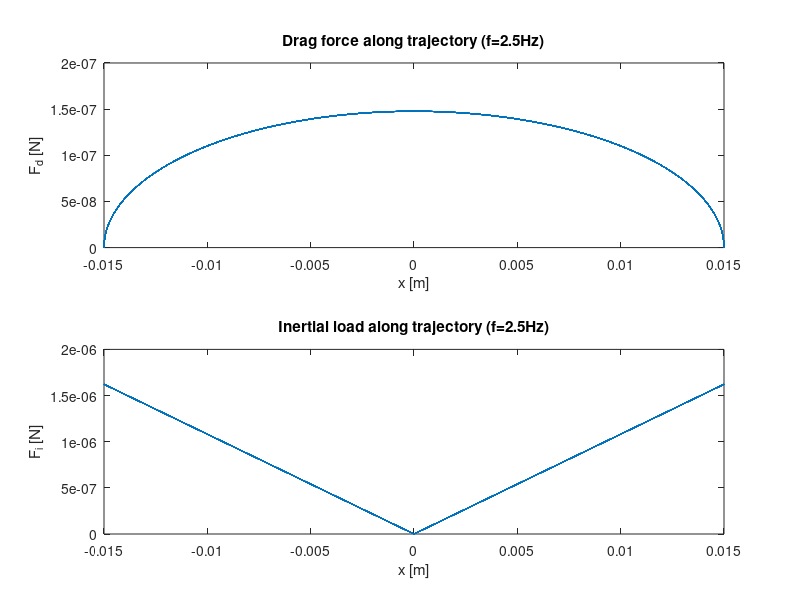

Reproduce this figure in MATLAB.
% Ex 1
%close all
clear all
clc

% initial parameters definition
t = 0:0.001:10; % time

x0 = 15e-3;                % amplitude of linear translation [m]
a  = 1.5e-3;               % radius of the sphere            [m]

p0 = 1.225;                % density of air                  [kg/m^3] - ToDo add reference
pp = 31;                   % density of styrene              [kg/m^3]
c0 = 346;                  % speed of sound in air           [m/s]
cp = (2350+1120+1840)/3;   % speed of sound in styrene       [m/s]  - https://www.engineeringtoolbox.com/sound-speed-solids-d_713.html
mu0 = 1.81e-5;             % dynamic viscosity of air        [kg/(m·s)] - ToDo add reference
m = (4/3) * pi * a^3 * pp; % mass of the sphere              [kg]

% f1 and f2 computation
f1 = 1 - (p0 * c0^2)/(p0*cp^2);

f2 = 2 * ((pp - p0) / (2 * pp + p0));


% drag force and inertial load computation for 2.5Hz
f=2.5;
x = x0 * sin(2*pi*f*t);

x_dot = x0 * 2 * pi * f * cos(2*pi*f*t);
x_ddot = -x0 * (2*pi*f)^2 * sin(2*pi*f*t);

relative_velocity = x_dot; % Assuming no fluid velocity

Re = abs(relative_velocity) * 2 * a / mu0;

% Using a simplified drag coefficient (assuming laminar flow) for low Re
c_d = 24 ./ Re;

drag = -0.5 .* p0 .* pi .* a.^2 .* abs(relative_velocity).^2 .* c_d;
inertial_load = m * x_ddot;

% plotting
figure(1)
% Plot the first subplot
subplot(2, 1, 1);
plot(x, abs(drag));
xlabel('x [m]');
ylabel('F_d [N]');
title('Drag force along trajectory (f=2.5Hz)');

% Plot the second subplot
subplot(2, 1, 2);
plot(x, abs(inertial_load));
xlabel('x [m]');
ylabel('F_i [N]');
title('Inertial load along trajectory (f=2.5Hz)');
